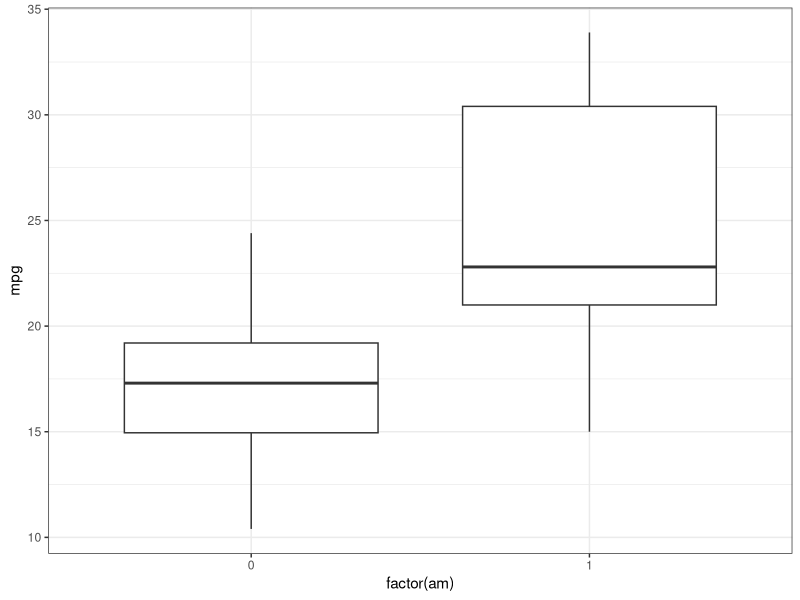
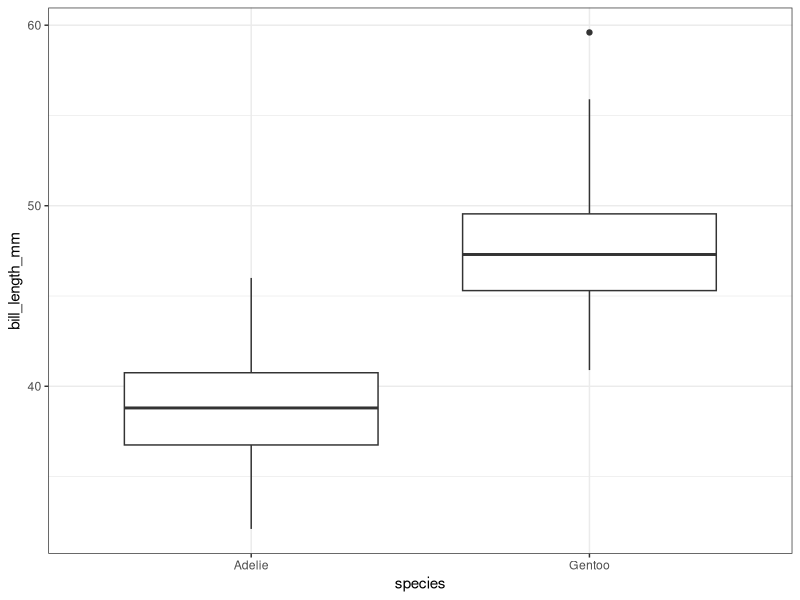

The R source for these figures, in order: (Note: this script raises an error after producing the figures.)
## ---- chunk 1
#| label: setup
#| include: false
knitr::opts_chunk$set(
  echo = TRUE,
  message = FALSE,
  warning = FALSE,
  fig.width = 6,
  fig.height = 3.6,
  fig.align = "center",
  dpi = 120,
  error = TRUE,
  fig.path = "_figs/stats-tests/"
)
library(tidyverse)
## ---- chunk 2
#| label: chunk-1
library(tidyverse)
library(palmerpenguins)

tt <- t.test(mpg ~ factor(am), data = mtcars)
tt
tt$p.value
tt$estimate
## ---- chunk 3
#| label: chunk-3
ggplot(mtcars, aes(x = factor(am), y = mpg)) +
  geom_boxplot() +
  theme_bw()
## ---- chunk 4
#| label: chunk-4
tt <- t.test(mpg ~ factor(am), data = mtcars)
## ---- chunk 5
#| label: chunk-5
penguins2 <- penguins |>
  filter(species %in% c("Adelie", "Gentoo")) |>
  droplevels()

ggplot(penguins2, aes(x = species, y = bill_length_mm)) +
  geom_boxplot() +
  theme_bw()

tt_bill <- t.test(bill_length_mm ~ species, data = penguins2)
## ---- chunk 6
#| label: chunk-6
case0201 |>
  pivot_longer(everything(), names_to = "type", values_to = "height") |>
  t.test(height ~ type, data = _)
## ---- chunk 7
#| label: chunk-7
fit_aov <- aov(bill_length_mm ~ species, data = penguins)
summary(fit_aov)
## ---- chunk 8
#| label: chunk-8
m1 <- lm(mpg ~ wt, data = mtcars)
m2 <- lm(mpg ~ wt + hp, data = mtcars)
cmp <- anova(m1, m2)
cmp
